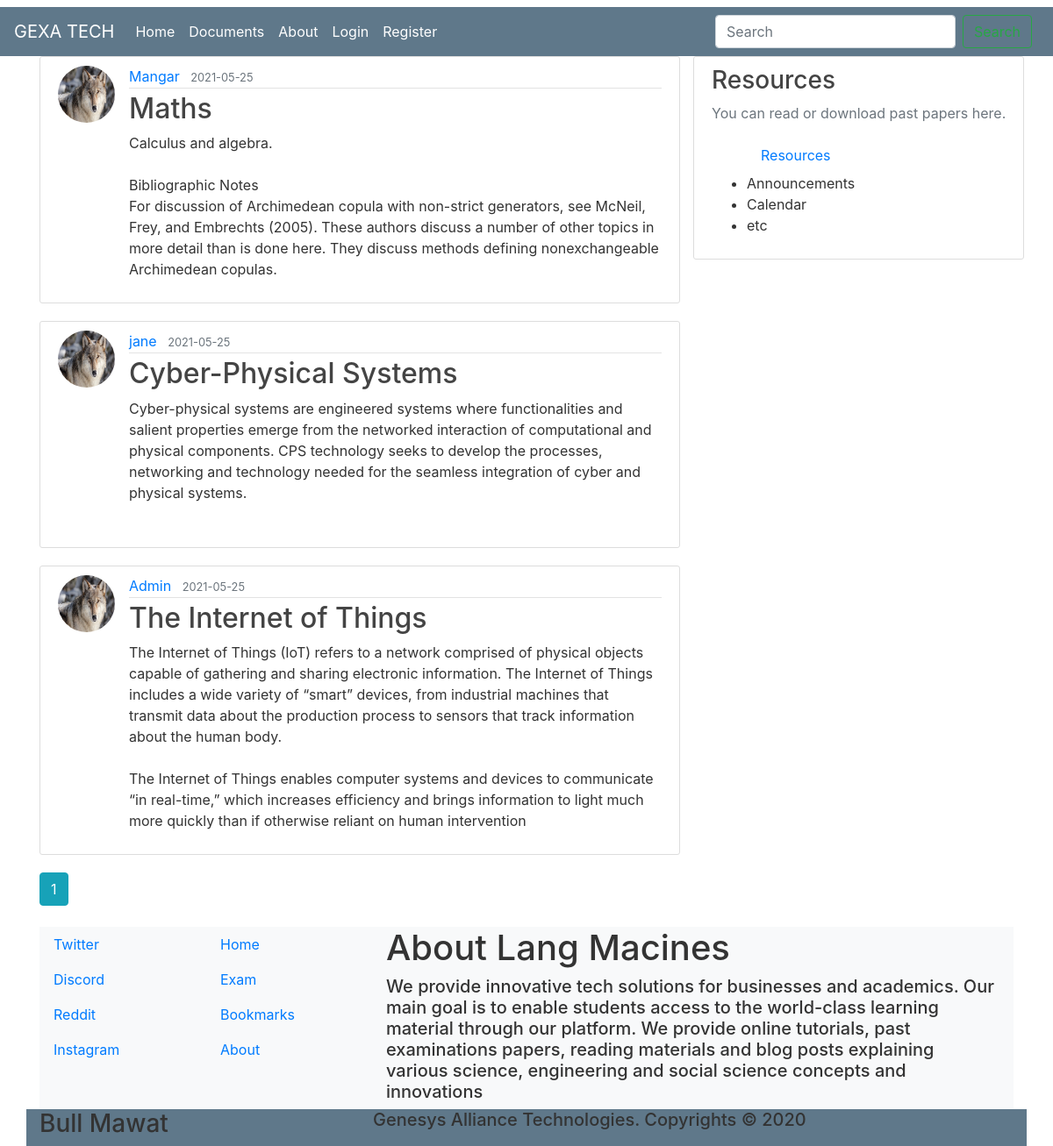
The page /home on the database its author committed.
### blog/models.py (models this page shows, shortened)
class Post(db.Model):
    id = db.Column(db.Integer, primary_key=True)
    title = db.Column(db.String(100), nullable=False)
    date_posted = db.Column(db.DateTime, nullable=False, default=datetime.utcnow)
    content = db.Column(db.Text, nullable=False)
    user_id = db.Column(db.Integer, db.ForeignKey('user.id'), nullable=False)

class User(db.Model, UserMixin):
    id = db.Column(db.Integer, primary_key=True)
    username = db.Column(db.String(20), unique=True, nullable=False)
    email = db.Column(db.String(50), unique=True, nullable=False)
    image_file = db.Column(db.String(20), nullable=False, default='default2.jpg')
    password = db.Column(db.String(60), nullable=False)
    posts = db.relationship('Post', backref='author', lazy=True)
    uploads = db.relationship('Upload', backref='author', lazy=True)

### blog/main/routes.py (the view)
@main.route("/")
@main.route("/home")
def home():
    page = request.args.get('page', 1, type=int)
    posts  = Post.query.order_by(Post.date_posted.desc()).paginate(page=page, per_page=5)
    return render_template("home.html", posts=posts)

### blog/templates/home.html
{% extends "layout.html" %}
{% block content %}
    {% for post in posts.items %}
        <article class="media content-section">
          <img class="rounded-circle article-img" src="{{ url_for('static', filename='profile_pics/' + post.author.image_file) }}">
          <div class="media-body">
            <div class="article-metadata">
              <a class="mr-2" href="{{ url_for('posts.user_posts', username=post.author.username) }}">{{ post.author.username }}</a>
              <small class="text-muted">{{ post.date_posted.strftime('%Y-%m-%d') }}</small>
            </div>
            <h2><a class="article-title" href="{{ url_for('posts.post', post_id=post.id) }}">{{ post.title }}</a></h2>
            <p class="article-content">{{ post.content }}</p>
          </div>
        </article>
    {% endfor %}
    {% for page_num in posts.iter_pages(left_edge=1, right_edge=1, left_current=1, right_current=2) %}
      {% if page_num %}
        {% if posts.page == page_num %}
          <a class="btn btn-info mb-4" href="{{ url_for('main.home', page=page_num) }}">{{ page_num }}</a>
        {% else %}
          <a class="btn btn-outline-info mb-4" href="{{ url_for('main.home', page=page_num) }}">{{ page_num }}</a>
        {% endif %}
      {% else %}
        ...
      {% endif %}
    {% endfor %}
{% endblock content %}

### blog/static/main.css (style rules this page uses)
body { background: #FFFFFF; color: #333333; margin-top: .5rem; }
h1, h2, h3, h4, h5, h6 { color: #444444; }
.content-section { background: #FFFFFF; padding: 10px 20px; border: 1px solid #DDDDDD; border-radius: 3px; margin-bottom: 20px; }
.article-title { color: #444444; }
.article-content { white-space: pre-line; }
.article-img { height: 65px; width: 65px; margin-right: 16px; }
.article-metadata { padding-bottom: 1px; margin-bottom: 4px; border-bottom: 1px solid #E3E3E3; color: #333; text-decoration: none; }

### rows shown on the page
Post: image_file (placeholder picture), author.username "Mangar", date_posted "2021-05-25", title "Maths", content "Calculus and algebra. Bibliographic Notes For discussion of Archimedean copula with non-strict generators, see McNeil, Frey, and Embrechts (2005). These authors discuss a number of other topics in more detail than is done here. They discuss methods defining nonexchangeable Archimedean copulas."
Post: image_file (placeholder picture), author.username "jane", date_posted "2021-05-25", title "Cyber-Physical Systems", content "Cyber-physical systems are engineered systems where functionalities and salient properties emerge from the networked interaction of computational and physical components. CPS technology seeks to develop the processes, networking and technology needed for the seamless integration of cyber and physical systems."
Post: image_file (placeholder picture), author.username "Admin", date_posted "2021-05-25", title "The Internet of Things", content "The Internet of Things (IoT) refers to a network comprised of physical objects capable of gathering and sharing electronic information. The Internet of Things includes a wide variety of “smart” devices, from industrial machines that transmit data about the production process to sensors that track information about the human body. The Internet of Things enables computer systems and devices to communicate “in real-time,” which increases efficiency and brings information to light much more quickly than if otherwise reliant on human intervention"

### other values the page prints
{{ page_num }} "1"
